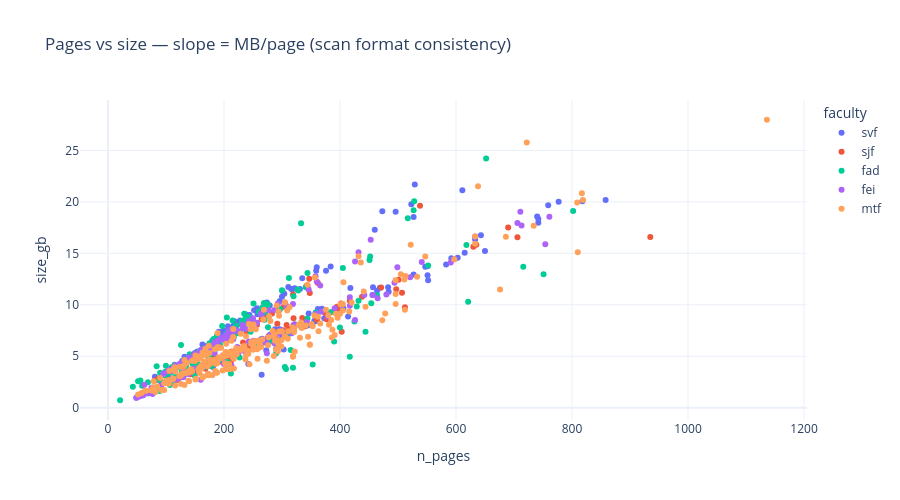

The notebook cell this image was saved under:
### Code cell
# Pages vs size — books off the common ~24 MB/page line have a different scan format
fig = px.scatter(
    books_df[books_df.n_pages > 0],
    x="n_pages",
    y="size_gb",
    color="faculty",
    hover_name="book_id",
    hover_data={"mb_per_page": ":.1f"},
    title="Pages vs size — slope = MB/page (scan format consistency)",
)
fig.update_layout(height=500)
fig.show()

### Figure 1 — Plotly figure (JSON) as saved in the notebook; plotly's stock layout.template omitted (floating-point values rounded to 4 significant figures; data arrays with more than 128 entries replaced by an {"elided": "..."} marker saying what was removed)
{"data": [{"customdata": {"elided": "150x1 float values"}, "hovertemplate": "<b>%{hovertext}</b><br><br>faculty=svf<br>n_pages=%{x}<br>size_gb=%{y}<br>mb_per_page=%{customdata[0]:.1f}<extra></extra>", "hovertext": {"elided": "150 str values"}, "legendgroup": "svf", "marker": {"color": "#636efa", "symbol": "circle"}, "mode": "markers", "name": "svf", "orientation": "v", "showlegend": true, "type": "scatter", "x": {"elided": "150 int values"}, "xaxis": "x", "y": {"elided": "150 float values"}, "yaxis": "y"}, {"customdata": {"elided": "134x1 float values"}, "hovertemplate": "<b>%{hovertext}</b><br><br>faculty=sjf<br>n_pages=%{x}<br>size_gb=%{y}<br>mb_per_page=%{customdata[0]:.1f}<extra></extra>", "hovertext": {"elided": "134 str values"}, "legendgroup": "sjf", "marker": {"color": "#EF553B", "symbol": "circle"}, "mode": "markers", "name": "sjf", "orientation": "v", "showlegend": true, "type": "scatter", "x": {"elided": "134 int values"}, "xaxis": "x", "y": {"elided": "134 float values"}, "yaxis": "y"}, {"customdata": {"elided": "164x1 float values"}, "hovertemplate": "<b>%{hovertext}</b><br><br>faculty=fad<br>n_pages=%{x}<br>size_gb=%{y}<br>mb_per_page=%{customdata[0]:.1f}<extra></extra>", "hovertext": {"elided": "164 str values"}, "legendgroup": "fad", "marker": {"color": "#00cc96", "symbol": "circle"}, "mode": "markers", "name": "fad", "orientation": "v", "showlegend": true, "type": "scatter", "x": {"elided": "164 int values"}, "xaxis": "x", "y": {"elided": "164 float values"}, "yaxis": "y"}, {"customdata": {"elided": "162x1 float values"}, "hovertemplate": "<b>%{hovertext}</b><br><br>faculty=fei<br>n_pages=%{x}<br>size_gb=%{y}<br>mb_per_page=%{customdata[0]:.1f}<extra></extra>", "hovertext": {"elided": "162 str values"}, "legendgroup": "fei", "marker": {"color": "#ab63fa", "symbol": "circle"}, "mode": "markers", "name": "fei", "orientation": "v", "showlegend": true, "type": "scatter", "x": {"elided": "162 int values"}, "xaxis": "x", "y": {"elided": "162 float values"}, "yaxis": "y"}, {"customdata": {"elided": "270x1 float values"}, "hovertemplate": "<b>%{hovertext}</b><br><br>faculty=mtf<br>n_pages=%{x}<br>size_gb=%{y}<br>mb_per_page=%{customdata[0]:.1f}<extra></extra>", "hovertext": {"elided": "270 str values"}, "legendgroup": "mtf", "marker": {"color": "#FFA15A", "symbol": "circle"}, "mode": "markers", "name": "mtf", "orientation": "v", "showlegend": true, "type": "scatter", "x": {"elided": "270 int values"}, "xaxis": "x", "y": {"elided": "270 float values"}, "yaxis": "y"}], "layout": {"height": 500, "legend": {"title": {"text": "faculty"}, "tracegroupgap": 0}, "title": {"text": "Pages vs size — slope = MB/page (scan format consistency)"}, "xaxis": {"anchor": "y", "domain": [0, 1], "title": {"text": "n_pages"}}, "yaxis": {"anchor": "x", "domain": [0, 1], "title": {"text": "size_gb"}}}}
